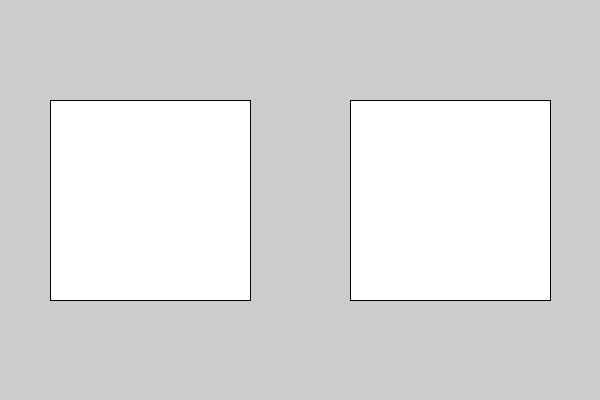
Frame 1 (no input)
Frame 60 (the mouse pressed at the canvas centre just before this capture): identical to frame 1, image omitted
Frame 120 (the mouse held since frame 60 and released just before this capture): identical to frame 1, image omitted

The Processing sketch that drew this single still picture (run headless with seeded random() and noise(); from frame 60 on, the mouse is pressed at the canvas centre):

// Processing sketch: Button_Function
// ── Button_Function.pde
void setup() {
  size(600,400);
}

void draw() {
  button(width*3/4, height/2, 200, 200, 255, 100, #FF0000);
  button(width/4, height/2, 200, 200, 255, 100, 200);
}

void button(float x, float y, float w, float h, color c1, color c2, color c3) {
  rectMode(CENTER);
  
  if (mouseX >= (x-w/2) && mouseX <= (x+w/2) && mouseY >= (y-h/2) && mouseY <= (y+h/2)) {
    fill(c2);
    if (mousePressed) {
      fill(c3);
    }
  } else {
    fill(c1);
  }
  
  rect(x, y, w, h);
}
